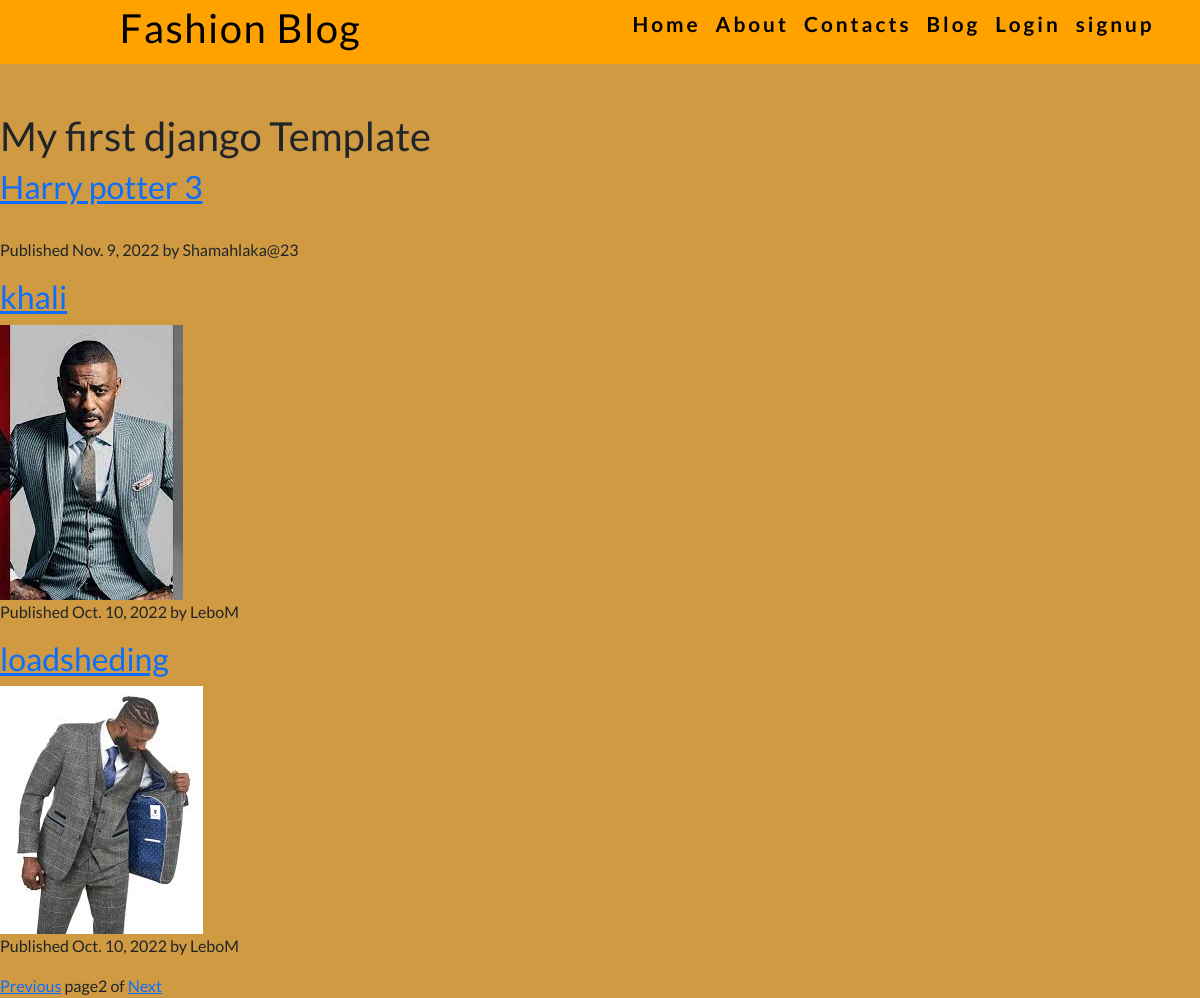
Screenshot of /?page=2 with the database file from the repository.
### blog/models.py (models this page shows, shortened)
class Post(models.Model):
    Status_choices=(("draft","Draft"),("published","Published"))
    title=models.CharField(max_length=255)
    image=models.ImageField(blank=True, null= True)
    slug=models.CharField(max_length=255,unique_for_date="publish")
    author=models.ForeignKey(User, on_delete=models.CASCADE, related_name="blog_post")
    body=models.TextField()
    publish=models.DateField(default=timezone.now)
    created=models.DateTimeField(auto_now_add=True)
    update=models.DateField(auto_now=True)
    status=models.CharField(max_length=10, choices=Status_choices, default="draft")
    class Meta:
     ordering=("-publish",)
    def get_absolute_url(self):
        return reverse("blog:post_detail", args=[self.publish.year, self.publish.month, self.publish.day, self.slug])

### blog/views.py (the view)
# urls.py: path("",Post_list,name="home"),
def Post_list(request):
    object_list = Post.objects.all()
    paginator = Paginator(object_list,3)
    page = request.GET.get("page")
    try:
        posts=paginator.page(page)
    except PageNotAnInteger:
        posts = paginator.page(1)
    except EmptyPage:
        posts = paginator.page(paginator.num_pages)
    return render(request, "index.html",{"posts":posts})

### blog/templates/index.html (shortened to what this page needs)
{% extends 'base.html'%}
{% block content %}
    {% load static%}
    <h1>My first django Template </h1>
    {%for post in posts%}
    <h2>
    <a href="{{post.get_absolute_url}}">{{post.title}}
    </a>
    </h2>
    {%if post.image%}
    <img src="{{post.image.url}}" alt="">
    {% endif %}
    <p class="date">
    Published {{post.publish}} by {{post.author}}
    </p>
    {%endfor%}
    {% include "pagination.html" with page=posts  %}
{% endblock content %}

### static/css/app.css (style rules this page uses)
:root { --bg-color: rgba(200, 138, 37, 0.863); --text-color: rgb(0, 0, 0); --headline-color: black; --button-color: rgb(255, 162, 0); --accent-color: rgb(241, 255, 192); --headline-font:'Lato', sans-serif; --body-font: 'Work Sans', sans-serif; }
* { padding: 0; margin: 0; box-sizing: border-box; background-color:transparent; }

### rows the page displays
Post: title "Harry potter 3", publish "Nov. 9, 2022", author "Shamahlaka@23"
Post: title "khali", image (picture), publish "Oct. 10, 2022", author "LeboM"
Post: title "loadsheding", image (picture), publish "Oct. 10, 2022", author "LeboM"

### other values shown
{{ page.number }} "2"
